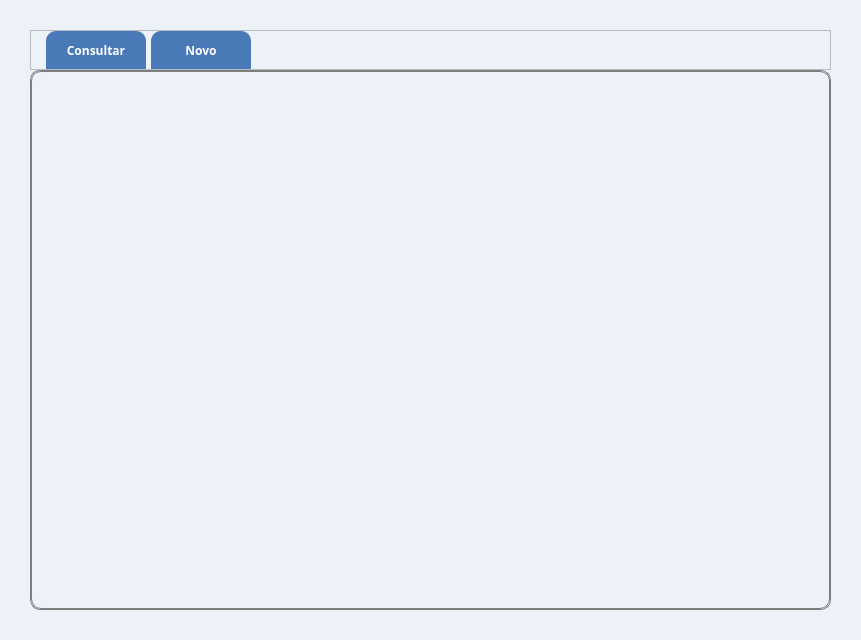
<?xml version="1.0" encoding="UTF-8"?>
<ui version="4.0">
 <class>Form</class>
 <widget class="QWidget" name="Form">
  <property name="geometry">
   <rect>
    <x>0</x>
    <y>0</y>
    <width>861</width>
    <height>640</height>
   </rect>
  </property>
  <property name="windowTitle">
   <string>Form</string>
  </property>
  <property name="styleSheet">
   <string notr="true">background-color: rgb(236, 242, 248);</string>
  </property>
  <layout class="QGridLayout" name="gridLayout">
   <property name="leftMargin">
    <number>30</number>
   </property>
   <property name="topMargin">
    <number>30</number>
   </property>
   <property name="rightMargin">
    <number>30</number>
   </property>
   <property name="bottomMargin">
    <number>30</number>
   </property>
   <property name="spacing">
    <number>0</number>
   </property>
   <item row="1" column="0">
    <widget class="QStackedWidget" name="stackedWidget">
     <property name="styleSheet">
      <string notr="true">border:none;
border: 1px solid rgb(125, 125, 125);
border-radius: 10px;</string>
     </property>
     <widget class="QWidget" name="consulta"/>
     <widget class="QWidget" name="page_2"/>
    </widget>
   </item>
   <item row="0" column="0">
    <widget class="QFrame" name="frame_2">
     <property name="sizePolicy">
      <sizepolicy hsizetype="Expanding" vsizetype="Expanding">
       <horstretch>0</horstretch>
       <verstretch>0</verstretch>
      </sizepolicy>
     </property>
     <property name="maximumSize">
      <size>
       <width>16777215</width>
       <height>40</height>
      </size>
     </property>
     <property name="frameShape">
      <enum>QFrame::StyledPanel</enum>
     </property>
     <property name="frameShadow">
      <enum>QFrame::Raised</enum>
     </property>
     <layout class="QHBoxLayout" name="horizontalLayout">
      <property name="spacing">
       <number>5</number>
      </property>
      <property name="leftMargin">
       <number>15</number>
      </property>
      <property name="topMargin">
       <number>0</number>
      </property>
      <property name="rightMargin">
       <number>0</number>
      </property>
      <property name="bottomMargin">
       <number>0</number>
      </property>
      <item>
       <widget class="QPushButton" name="pushButton">
        <property name="sizePolicy">
         <sizepolicy hsizetype="Expanding" vsizetype="Fixed">
          <horstretch>0</horstretch>
          <verstretch>0</verstretch>
         </sizepolicy>
        </property>
        <property name="maximumSize">
         <size>
          <width>100</width>
          <height>40</height>
         </size>
        </property>
        <property name="font">
         <font>
          <family>Raleway</family>
          <pointsize>9</pointsize>
          <weight>75</weight>
          <bold>true</bold>
         </font>
        </property>
        <property name="styleSheet">
         <string notr="true">QPushButton{
	color: white;
	border: none;
	border-top-left-radius: 10px;
	border-top-right-radius: 10px;
	background-color: rgb(74, 121, 184)
}

QPushButton:hover{
	background-color: rgb(89, 146, 221)
}

QPushButton:pressed{
	background-color: rgb(42, 68, 103)
}</string>
        </property>
        <property name="text">
         <string>Consultar</string>
        </property>
       </widget>
      </item>
      <item>
       <widget class="QPushButton" name="pushButton_2">
        <property name="sizePolicy">
         <sizepolicy hsizetype="Expanding" vsizetype="Fixed">
          <horstretch>0</horstretch>
          <verstretch>0</verstretch>
         </sizepolicy>
        </property>
        <property name="maximumSize">
         <size>
          <width>100</width>
          <height>40</height>
         </size>
        </property>
        <property name="font">
         <font>
          <family>Raleway</family>
          <pointsize>9</pointsize>
          <weight>75</weight>
          <bold>true</bold>
         </font>
        </property>
        <property name="styleSheet">
         <string notr="true">QPushButton{
	color: white;
	border: none;
	border-top-left-radius: 10px;
	border-top-right-radius: 10px;
	background-color: rgb(74, 121, 184)
}

QPushButton:hover{
	background-color: rgb(89, 146, 221)
}

QPushButton:pressed{
	background-color: rgb(42, 68, 103)
}</string>
        </property>
        <property name="text">
         <string>Novo</string>
        </property>
       </widget>
      </item>
      <item>
       <spacer name="horizontalSpacer">
        <property name="orientation">
         <enum>Qt::Horizontal</enum>
        </property>
        <property name="sizeHint" stdset="0">
         <size>
          <width>40</width>
          <height>20</height>
         </size>
        </property>
       </spacer>
      </item>
     </layout>
    </widget>
   </item>
  </layout>
 </widget>
 <resources/>
 <connections/>
</ui>
